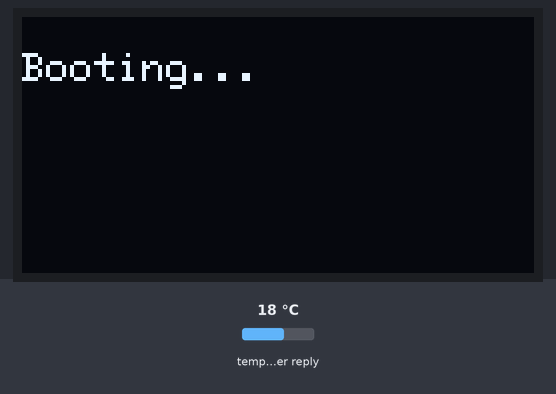
A sketch run on a simulated ESP8266 (NodeMCU). Shown: 128×64 one-colour display. The inputs (shaded band) are chosen by the test bench; at power-on: temperature in the weather reply 18 °C. WiFi joins after 1.5 s; servers stay silent unless stated; uploads are accepted with an empty reply; the local clock reads 2024-03-15 10:24:30 at power-on unless the sketch sets it; web services answer with replies made up by the test bench.

Above: at 0.06 s.
At 2.1 s:
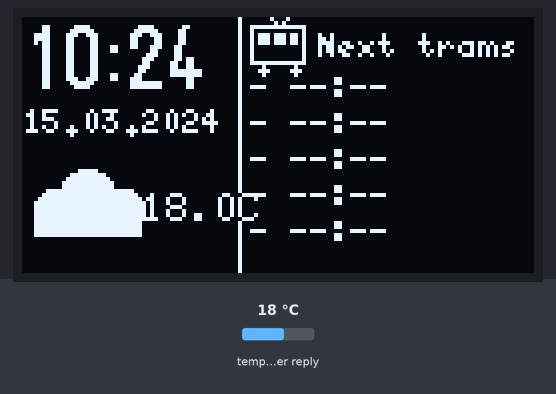
At 30.7 s:
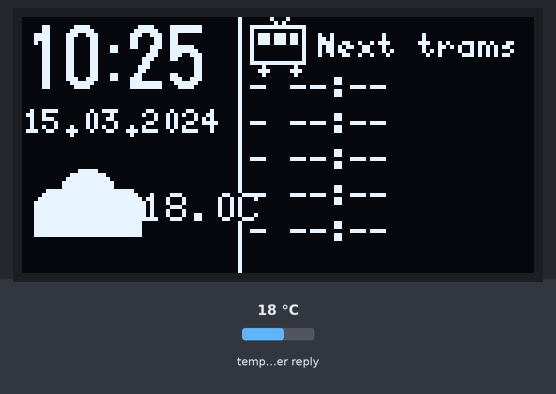
At 91.0 s:
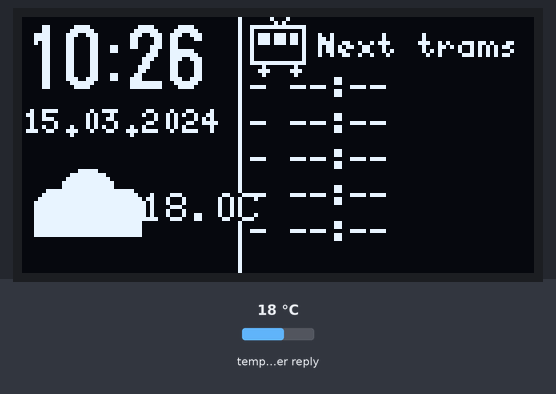

Measured:
- what the display in image 1 shows lasts 28.6 s, from 2.0 s to 30.6 s
- what the display in image 2 shows lasts 60.4 s, from 30.6 s to 91.0 s

The sketch:

tram_weather_display.ino
```cpp
// ---------------- USER CONFIG ----------------
#include <Arduino.h>
#include <ESP8266WiFi.h>
#include <WiFiClientSecureBearSSL.h>
#include <ESP8266HTTPClient.h>
#include <Wire.h>
#include <time.h>
#include <ArduinoJson.h>
#include <U8g2lib.h>
#include <TZ.h>

// ---------------- USER CONFIG ----------------
const char* WIFI_SSID = "<your wifi ssd here>";
const char* WIFI_PASS = "<your wifi password here>";
const char* DIGITRANSIT_API_KEY = "<your digitransit api key here>";

// Hervantajarvi A
const char* TARGET_STOP_CODE = "0839";

// Tampere coordinates for weather
const char* WEATHER_LAT = "61.4981";
const char* WEATHER_LON = "23.7608";

// NodeMCU / LoLin ESP8266 I2C pins
const uint8_t PIN_SDA = D2;   // GPIO4
const uint8_t PIN_SCL = D1;   // GPIO5

const unsigned long CLOCK_INTERVAL_MS   = 1000;
const unsigned long WEATHER_INTERVAL_MS = 10UL * 60UL * 1000UL;
const unsigned long TRAM_INTERVAL_MS    = 30UL * 1000UL;
// --------------------------------------------

U8G2_SH1106_128X64_NONAME_F_HW_I2C u8g2(U8G2_R0, U8X8_PIN_NONE);

enum WeatherIcon {
  ICON_SUNNY,
  ICON_CLOUDY,
  ICON_RAINY
};

struct Departure {
  String route;
  String hhmm;
  int minutes;
  time_t epoch;
  bool valid;
};

String timeStr = "--:--";
String dateStr = "--.--.----";
String tempStr = "--.-C";
WeatherIcon weatherIcon = ICON_CLOUDY;

Departure deps[5];

unsigned long lastClockUpdate   = 0;
unsigned long lastWeatherUpdate = 0;
unsigned long lastTramUpdate    = 0;

String formatEpochToHHMM(time_t epochLocal) {
  struct tm* t = localtime(&epochLocal);
  if (!t) return "--:--";

  char buf[6];
  snprintf(buf, sizeof(buf), "%02d:%02d", t->tm_hour, t->tm_min);
  return String(buf);
}

void clearDepartures() {
  for (int i = 0; i < 5; ++i) {
    deps[i].route = "-";
    deps[i].hhmm = "--:--";
    deps[i].minutes = -1;
    deps[i].epoch = 0;
    deps[i].valid = false;
  }
}

void drawBoot(const char* msg) {
  u8g2.clearBuffer();
  u8g2.setFont(u8g2_font_6x12_tf);
  u8g2.drawStr(0, 16, msg);
  u8g2.sendBuffer();
}

void connectWiFi() {
  WiFi.mode(WIFI_STA);
  WiFi.begin(WIFI_SSID, WIFI_PASS);

  drawBoot("Connecting WiFi...");

  while (WiFi.status() != WL_CONNECTED) {
    delay(300);
  }
}

void initClock() {
  // Correct Tampere / Helsinki local time with automatic DST handling
  configTime(TZ_Europe_Helsinki, "pool.ntp.org", "time.nist.gov");

  time_t now = time(nullptr);
  while (now < 100000) {
    delay(200);
    now = time(nullptr);
  }
}

void updateClockStrings() {
  struct tm timeinfo;
  if (!getLocalTime(&timeinfo)) {
    timeStr = "--:--";
    dateStr = "--.--.----";
    return;
  }

  char tbuf[6];
  snprintf(tbuf, sizeof(tbuf), "%02d:%02d", timeinfo.tm_hour, timeinfo.tm_min);
  timeStr = String(tbuf);

  char dbuf[11];
  snprintf(dbuf, sizeof(dbuf), "%02d.%02d.%04d",
           timeinfo.tm_mday, timeinfo.tm_mon + 1, timeinfo.tm_year + 1900);
  dateStr = String(dbuf);
}

bool httpsGet(const String& url, String& payload) {
  if (WiFi.status() != WL_CONNECTED) return false;

  std::unique_ptr<BearSSL::WiFiClientSecure> client(new BearSSL::WiFiClientSecure);
  client->setInsecure();

  HTTPClient https;
  https.useHTTP10(true);

  if (!https.begin(*client, url)) {
    return false;
  }

  int code = https.GET();
  if (code != 200) {
    https.end();
    return false;
  }

  payload = https.getString();
  https.end();
  return true;
}

bool httpsPostJson(const String& url, const String& body, String& payload, const char* apiKey) {
  if (WiFi.status() != WL_CONNECTED) return false;

  std::unique_ptr<BearSSL::WiFiClientSecure> client(new BearSSL::WiFiClientSecure);
  client->setInsecure();

  HTTPClient https;
  https.useHTTP10(true);

  if (!https.begin(*client, url)) {
    return false;
  }

  https.addHeader("Content-Type", "application/json");
  https.addHeader("digitransit-subscription-key", apiKey);

  int code = https.POST(body);
  if (code != 200) {
    https.end();
    return false;
  }

  payload = https.getString();
  https.end();
  return true;
}

WeatherIcon weatherCodeToIcon(int code) {
  if (code == 0) return ICON_SUNNY;

  if (code == 1 || code == 2 || code == 3 || code == 45 || code == 48) {
    return ICON_CLOUDY;
  }

  if ((code >= 51 && code <= 67) || (code >= 80 && code <= 82) || code == 95 || code == 96 || code == 99) {
    return ICON_RAINY;
  }

  return ICON_CLOUDY;
}

void updateWeather() {
  String url =
    "https://api.open-meteo.com/v1/forecast?latitude=" + String(WEATHER_LAT) +
    "&longitude=" + String(WEATHER_LON) +
    "&current=temperature_2m,weather_code,is_day" +
    "&timezone=Europe%2FHelsinki";

  String payload;
  if (!httpsGet(url, payload)) {
    tempStr = "--.-C";
    weatherIcon = ICON_CLOUDY;
    return;
  }

  StaticJsonDocument<768> doc;
  DeserializationError err = deserializeJson(doc, payload);
  if (err) {
    tempStr = "--.-C";
    weatherIcon = ICON_CLOUDY;
    return;
  }

  float temp = doc["current"]["temperature_2m"] | NAN;
  int weatherCode = doc["current"]["weather_code"] | 3;

  if (isnan(temp)) {
    tempStr = "--.-C";
  } else {
    tempStr = String(temp, 1) + "C";
  }

  weatherIcon = weatherCodeToIcon(weatherCode);
}

void insertDeparture(const String& route, time_t depEpoch, time_t nowEpoch) {
  if (depEpoch < nowEpoch - 60) return;

  Departure cand;
  cand.route = route;
  cand.hhmm = formatEpochToHHMM(depEpoch);

  long diffSec = (long)(depEpoch - nowEpoch);
  if (diffSec < 0) diffSec = 0;
  cand.minutes = (diffSec + 59) / 60;
  cand.epoch = depEpoch;
  cand.valid = true;

  for (int i = 0; i < 5; ++i) {
    if (!deps[i].valid || cand.epoch < deps[i].epoch) {
      for (int j = 4; j > i; --j) {
        deps[j] = deps[j - 1];
      }
      deps[i] = cand;
      return;
    }
  }
}

void updateNextTrams() {
  clearDepartures();

  const String endpoint = "https://api.digitransit.fi/routing/v2/waltti/gtfs/v1";

  const String gql =
    "{\"query\":\"{ stops(name:\\\"Hervantaj\\u00e4rvi\\\") { "
    "name code platformCode "
    "stoptimesWithoutPatterns(numberOfDepartures:12) { "
    "serviceDay scheduledDeparture realtimeDeparture realtime "
    "trip { route { shortName mode } } "
    "} } }\"}";

  String payload;
  if (!httpsPostJson(endpoint, gql, payload, DIGITRANSIT_API_KEY)) {
    return;
  }

  DynamicJsonDocument doc(12288);
  DeserializationError err = deserializeJson(doc, payload);
  if (err) {
    return;
  }

  JsonArray stops = doc["data"]["stops"].as<JsonArray>();
  if (stops.isNull()) return;

  time_t nowEpoch = time(nullptr);

  for (JsonObject stop : stops) {
    const char* code = stop["code"] | "";
    if (String(code) != TARGET_STOP_CODE) continue;

    JsonArray times = stop["stoptimesWithoutPatterns"].as<JsonArray>();
    if (times.isNull()) continue;

    for (JsonObject row : times) {
      const char* mode = row["trip"]["route"]["mode"] | "";
      if (String(mode) != "TRAM") continue;

      const char* shortName = row["trip"]["route"]["shortName"] | "?";
      long serviceDay = row["serviceDay"] | 0;
      bool realtime = row["realtime"] | false;
      long depSec = realtime ? (row["realtimeDeparture"] | 0)
                             : (row["scheduledDeparture"] | 0);

      time_t depEpoch = (time_t)(serviceDay + depSec);
      insertDeparture(String(shortName), depEpoch, nowEpoch);
    }

    break; // exact stop code found, no need to inspect further stops
  }
}

void drawSunIcon(int x, int y) {
  u8g2.drawCircle(x, y, 7);
  u8g2.drawLine(x, y - 11, x, y - 15);
  u8g2.drawLine(x, y + 11, x, y + 15);
  u8g2.drawLine(x - 11, y, x - 15, y);
  u8g2.drawLine(x + 11, y, x + 15, y);
  u8g2.drawLine(x - 8, y - 8, x - 11, y - 11);
  u8g2.drawLine(x + 8, y - 8, x + 11, y - 11);
  u8g2.drawLine(x - 8, y + 8, x - 11, y + 11);
  u8g2.drawLine(x + 8, y + 8, x + 11, y + 11);
}

void drawCloudIcon(int x, int y) {
  u8g2.drawDisc(x - 8, y, 5);
  u8g2.drawDisc(x, y - 3, 7);
  u8g2.drawDisc(x + 9, y, 5);
  u8g2.drawBox(x - 13, y, 27, 7);
}

void drawRainIcon(int x, int y) {
  drawCloudIcon(x, y - 3);
  u8g2.drawLine(x - 8, y + 9, x - 10, y + 14);
  u8g2.drawLine(x,     y + 9, x - 2,  y + 14);
  u8g2.drawLine(x + 8, y + 9, x + 6,  y + 14);
}

void drawWeatherIcon(int x, int y) {
  if (weatherIcon == ICON_SUNNY) {
    drawSunIcon(x, y);
  } else if (weatherIcon == ICON_RAINY) {
    drawRainIcon(x, y);
  } else {
    drawCloudIcon(x, y);
  }
}

void drawTramIcon(int x, int y) {
  // simple 14x12 tram icon
  u8g2.drawFrame(x, y, 14, 10);
  u8g2.drawBox(x + 2, y + 2, 3, 3);
  u8g2.drawBox(x + 6, y + 2, 3, 3);
  u8g2.drawBox(x + 10, y + 2, 2, 3);
  u8g2.drawDisc(x + 3, y + 11, 1);
  u8g2.drawDisc(x + 11, y + 11, 1);
  u8g2.drawLine(x + 5, y - 2, x + 7, y);
  u8g2.drawLine(x + 9, y - 2, x + 7, y);
}

void drawScreen() {
  u8g2.clearBuffer();

  const int dividerX = 54;

  // Divider
  u8g2.drawVLine(dividerX, 0, 64);

  // Left side: time, date, weather
  u8g2.setFont(u8g2_font_logisoso16_tf);
  u8g2.drawStr(0, 18, timeStr.c_str());

  u8g2.setFont(u8g2_font_5x8_tf);
  u8g2.drawStr(0, 29, dateStr.c_str());

  drawWeatherIcon(16, 48);

  u8g2.setFont(u8g2_font_6x12_tf);
  u8g2.drawStr(30, 51, tempStr.c_str());

  // Right side: header + next 5 trams
  drawTramIcon(dividerX + 3, 2);
  u8g2.setFont(u8g2_font_5x8_tf);
  u8g2.drawStr(dividerX + 20, 10, "Next trams");

  for (int i = 0; i < 5; ++i) {
    int y = 20 + i * 9;

    if (deps[i].valid) {
      char line[24];
      snprintf(line, sizeof(line), "%s %s +%d",
               deps[i].route.c_str(),
               deps[i].hhmm.c_str(),
               deps[i].minutes);
      u8g2.drawStr(dividerX + 3, y, line);
    } else {
      u8g2.drawStr(dividerX + 3, y, "- --:--");
    }
  }

  u8g2.sendBuffer();
}

void setup() {
  Serial.begin(115200);
  Wire.begin(PIN_SDA, PIN_SCL);

  u8g2.begin();
  clearDepartures();

  drawBoot("Booting...");
  connectWiFi();
  initClock();

  updateClockStrings();
  updateWeather();
  updateNextTrams();
  drawScreen();

  lastClockUpdate = millis();
  lastWeatherUpdate = millis();
  lastTramUpdate = millis();
}

void loop() {
  unsigned long nowMs = millis();

  if (nowMs - lastClockUpdate >= CLOCK_INTERVAL_MS) {
    updateClockStrings();
    lastClockUpdate = nowMs;
  }

  if (nowMs - lastWeatherUpdate >= WEATHER_INTERVAL_MS) {
    updateWeather();
    lastWeatherUpdate = nowMs;
  }

  if (nowMs - lastTramUpdate >= TRAM_INTERVAL_MS) {
    updateNextTrams();
    lastTramUpdate = nowMs;
  }

  drawScreen();
  delay(50);
}
```
